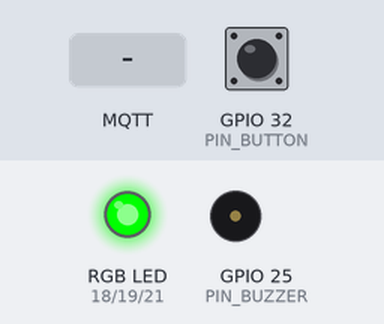
A program run on a simulated ESP32. Shown: an RGB LED mixed from three pins (HIGH = lit), buzzer (waves = sounding). Dashed ring = blinking. Inputs (shaded band) come from the test bench; at power-on: GPIO 32 (PIN_BUTTON) HIGH. WiFi joins after 1.5 s; servers stay silent unless stated; EEPROM starts erased; no MQTT or app messages arrive unless stated; the modem accepts every AT command (registered, SIM ready, sends succeed) and sends nothing else; pins used as bus, display or sensor lines are not drawn; what the program prints to the serial monitor is not drawn.

Above: at 6.4 s.
6.5 s: GPIO 32 (PIN_BUTTON) pulled LOW for 0.15 s
At 6.61 s:
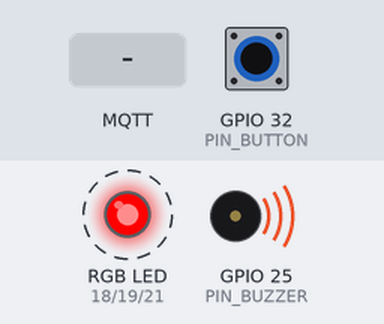
9.5 s: MQTT message "yellow" arrives on the third subscribed topic
At 9.6 s:
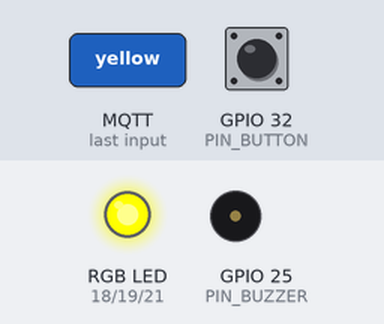
12.5 s: MQTT message "green" arrives on the third subscribed topic
At 12.6 s:
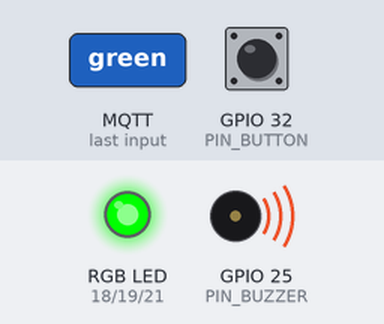
15.5 s: MQTT message "blue" arrives on the third subscribed topic
At 15.6 s:
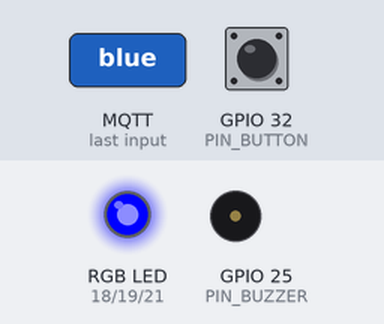
18.5 s: GPIO 32 (PIN_BUTTON) pulled LOW for 1 s
At 20.4 s:
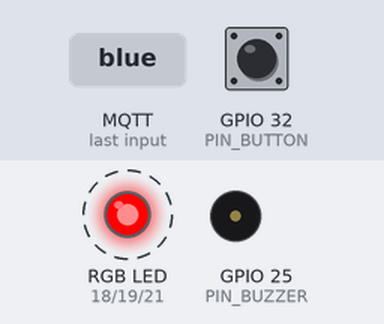
Timing chart, 0 to 22.5 s (numbered marks = the images above; inputs shaded):
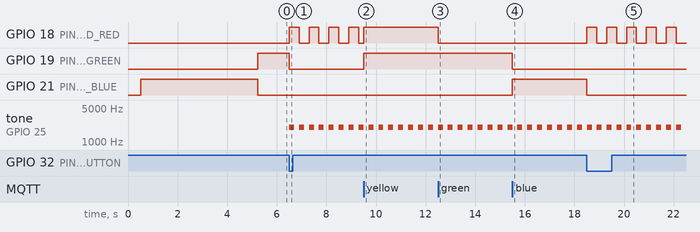

The program:

main.cpp
```cpp
// ============================================================
//  FALL DETECTION — ESP32 Main Firmware
//  GuardFall System · Nguyễn Vũ Hải Dương · MSSV: 42200226
//
//  Libraries cần cài đặt (Arduino Library Manager):
//    - PubSubClient by Nick O'Leary (v2.8+)
//    - ArduinoJson by Benoît Blanchon (v6+)
//    - WiFi (built-in ESP32)
// ============================================================

#include <Arduino.h>
#include <WiFi.h>
#include <PubSubClient.h>
#include <ArduinoJson.h>
#include <Preferences.h>

#include "config.h"
#include "led_rgb.h"
#include "sim_a7680c.h"
#include "button_isr.h"

// ── Objects ──────────────────────────────────────────────────
WiFiClient   wifiClient;
PubSubClient mqtt(wifiClient);

// ── State ────────────────────────────────────────────────────
bool     wifiConnected   = false;
bool     mqttConnected   = false;
bool     buzzerOn        = false;
uint32_t buzzerStartTime = 0;
uint32_t lastBuzzerBeep  = 0;
uint32_t lastHeartbeat   = 0;
uint32_t lastWifiCheck   = 0;

// ── Danh bạ ──────────────────────────────────────────────────
Preferences preferences;
String phoneList[MAX_PHONES];
int phoneCount = 0;

void loadContacts() {
  preferences.begin("guardfall", false);
  String jsonStr = preferences.getString("contacts", "[]");
  preferences.end();

  DynamicJsonDocument doc(1024);
  if (deserializeJson(doc, jsonStr) == DeserializationError::Ok) {
    JsonArray arr = doc.as<JsonArray>();
    phoneCount = 0;
    for (JsonVariant v : arr) {
      if (phoneCount < MAX_PHONES) {
        phoneList[phoneCount++] = v.as<String>();
      }
    }
    Serial.println("[NVS] Đã tải " + String(phoneCount) + " số điện thoại từ bộ nhớ");
  }
}

// ── Prototypes ────────────────────────────────────────────────
void connectWiFi();
void connectMQTT();
void mqttCallback(char* topic, byte* payload, unsigned int length);
void handleFallAlert(float confidence, bool isTest = false);
void handleEmergencyButton();
void publishHeartbeat();
void setBuzzer(bool on);


// ╔══════════════════════════════════════════════════════════╗
//  SETUP
// ╚══════════════════════════════════════════════════════════╝
void setup() {
  Serial.begin(115200);
  delay(500);

  Serial.println();
  Serial.println("========================================");
  Serial.println("  GuardFall ESP32 — Fall Detection");
  Serial.println("  MSSV: 42200226");
  Serial.println("========================================");

  // Khởi tạo ngoại vi
  ledInit();
  ledSet(LED_BLUE);       // Đang khởi động
  buttonInit();
  setBuzzer(false);
  pinMode(PIN_BUZZER, OUTPUT);

  // Tải danh bạ từ chip nhớ
  loadContacts();

  // Khởi tạo SIM 4G
#if ENABLE_SIM
  simInit();
  if (simIsReady()) {
    Serial.println("[SIM] Module A7680C sẵn sàng");
    int sig = simGetSignal();
    Serial.println("[SIM] Cường độ sóng: " + String(sig));
  } else {
    Serial.println("[SIM] Cảnh báo: Module không phản hồi");
  }
#else
  Serial.println("[SIM] Đã TẮT module SIM (Chế độ mô phỏng)");
#endif

  // Kết nối WiFi
  connectWiFi();

  // Cấu hình MQTT
  mqtt.setServer(MQTT_BROKER, MQTT_PORT);
  mqtt.setCallback(mqttCallback);
  mqtt.setBufferSize(512);

  if (wifiConnected) {
    connectMQTT();
  }

  ledSet(LED_GREEN);      // Sẵn sàng
  Serial.println("[System] Khởi động hoàn tất — Đang giám sát...");
}


// ╔══════════════════════════════════════════════════════════╗
//  LOOP
// ╚══════════════════════════════════════════════════════════╝
void loop() {
  uint32_t now = millis();

  // ── Xử lý LED nhấp nháy ──────────────────────────────────
  ledLoop();

  // ── Kiểm tra WiFi ────────────────────────────────────────
  if (now - lastWifiCheck > WIFI_RECONNECT_MS) {
    lastWifiCheck  = now;
    wifiConnected  = (WiFi.status() == WL_CONNECTED);
    if (!wifiConnected) {
      Serial.println("[WiFi] Mất kết nối — thử kết nối lại...");
      connectWiFi();
    }
  }

  // ── Xử lý MQTT ───────────────────────────────────────────
  if (wifiConnected) {
    if (!mqtt.connected()) {
      mqttConnected = false;
      connectMQTT();
    }
    if (mqtt.connected()) {
      mqtt.loop();
      mqttConnected = true;
    }
  }

  // ── Nút khẩn cấp ─────────────────────────────────────────
  if (buttonWasPressed()) {
    Serial.println("[Button] Nút khẩn cấp được nhấn!");
    handleEmergencyButton();
  }

  // ── Nháy còi ─────────────────────────────────────────────
  if (buzzerOn) {
    if (now - lastBuzzerBeep >= 400) {
      lastBuzzerBeep = now;
      tone(PIN_BUZZER, 2000, 200); // Kêu 2000Hz trong 200ms rồi tự tắt (ngắt quãng)
    }
  }

  // ── Heartbeat ────────────────────────────────────────────
  if (now - lastHeartbeat > HEARTBEAT_INTERVAL_MS) {
    lastHeartbeat = now;
    publishHeartbeat();
  }
}


// ╔══════════════════════════════════════════════════════════╗
//  WIFI
// ╚══════════════════════════════════════════════════════════╝
void connectWiFi() {
  Serial.print("[WiFi] Kết nối tới: ");
  Serial.println(WIFI_SSID);

  WiFi.begin(WIFI_SSID, WIFI_PASSWORD);
  ledSet(LED_BLUE);

  uint32_t start = millis();
  while (WiFi.status() != WL_CONNECTED && millis() - start < 15000) {
    delay(500);
    Serial.print(".");
  }

  if (WiFi.status() == WL_CONNECTED) {
    wifiConnected = true;
    Serial.println();
    Serial.print("[WiFi] Kết nối thành công! IP: ");
    Serial.println(WiFi.localIP());
    ledSet(LED_GREEN);
  } else {
    wifiConnected = false;
    Serial.println();
    Serial.println("[WiFi] Thất bại — Dùng SIM 4G làm fallback");
    ledSet(LED_YELLOW);
  }
}


// ╔══════════════════════════════════════════════════════════╗
//  MQTT
// ╚══════════════════════════════════════════════════════════╝
void connectMQTT() {
  Serial.print("[MQTT] Kết nối tới ");
  Serial.print(MQTT_BROKER);
  Serial.print(":");
  Serial.println(MQTT_PORT);

  uint8_t retries = 0;
  while (!mqtt.connected() && retries < 3) {
    if (mqtt.connect(MQTT_CLIENT_ID)) {
      Serial.println("[MQTT] Kết nối thành công!");

      // Subscribe các topic
      mqtt.subscribe(TOPIC_ALERT);
      mqtt.subscribe(TOPIC_BUZZER);
      mqtt.subscribe(TOPIC_LED);
      mqtt.subscribe(TOPIC_COMMAND);
      mqtt.subscribe(TOPIC_MONITORING);
      mqtt.subscribe(TOPIC_CONTACTS);

      Serial.println("[MQTT] Đã subscribe: " + String(TOPIC_ALERT)
        + ", " + TOPIC_BUZZER + ", " + TOPIC_LED + ", " + TOPIC_CONTACTS);

      // Thông báo online
      mqtt.publish(TOPIC_STATUS, "{\"status\":\"online\",\"device\":\"ESP32-GuardFall\"}");
    } else {
      Serial.print("[MQTT] Lỗi, rc=");
      Serial.println(mqtt.state());
      delay(2000);
    }
    retries++;
  }
}

// ── MQTT Callback ─────────────────────────────────────────────
void mqttCallback(char* topic, byte* payload, unsigned int length) {
  String topicStr  = String(topic);
  String payloadStr = "";
  for (unsigned int i = 0; i < length; i++) {
    payloadStr += (char)payload[i];
  }

  Serial.println("[MQTT] " + topicStr + " → " + payloadStr);

  // fall/led: green | yellow | red | off
  if (topicStr == TOPIC_LED) {
    ledSetFromString(payloadStr);
    return;
  }

  // fall/buzzer: ON | OFF
  if (topicStr == TOPIC_BUZZER) {
    setBuzzer(payloadStr == "ON");
    return;
  }

  // fall/alert: JSON với confidence
  if (topicStr == TOPIC_ALERT) {
    DynamicJsonDocument doc(512);
    if (deserializeJson(doc, payloadStr) == DeserializationError::Ok) {
      float conf = doc["confidence"] | 0.0f;
      bool is_test = doc["is_test"] | false;
      handleFallAlert(conf / 100.0f, is_test); // convert % → 0-1
    } else {
      handleFallAlert(0.7f, false);
    }
    return;
  }

  // fall/contacts: Cập nhật danh sách số điện thoại
  if (topicStr == TOPIC_CONTACTS) {
    DynamicJsonDocument doc(1024);
    if (deserializeJson(doc, payloadStr) == DeserializationError::Ok) {
      JsonArray arr = doc.as<JsonArray>();
      phoneCount = 0;
      for (JsonVariant v : arr) {
        if (phoneCount < MAX_PHONES) {
          phoneList[phoneCount++] = v.as<String>();
        }
      }
      // Lưu vào NVS
      preferences.begin("guardfall", false);
      preferences.putString("contacts", payloadStr);
      preferences.end();

      Serial.println("[MQTT] Đã cập nhật " + String(phoneCount) + " số điện thoại vào bộ nhớ");
    }
    return;
  }

  // esp32/command
  if (topicStr == TOPIC_COMMAND) {
    if (payloadStr == "buzzer_off") setBuzzer(false);
    else if (payloadStr == "reset") {
      setBuzzer(false);
      ledSet(LED_GREEN);
    }
    else if (payloadStr == "test") {
      Serial.println("[CMD] Test: LED đỏ nháy 3s");
      ledSet(LED_BLINK_RED);
      setBuzzer(true);
      delay(3000);
      setBuzzer(false);
      ledSet(LED_GREEN);
    }
    return;
  }
}


// ╔══════════════════════════════════════════════════════════╗
//  ALERT HANDLERS
// ╚══════════════════════════════════════════════════════════╝
void handleFallAlert(float confidence, bool isTest) {
  Serial.println("[FALL] Phát hiện té ngã! Độ tin cậy: " + String(confidence * 100, 1) + "%" + (isTest ? " (TEST)" : ""));

  // 1. LED đỏ nháy + còi
  ledSet(LED_BLINK_RED);
  setBuzzer(true);

  if (isTest) {
    Serial.println("[SIM] Đây là lệnh TEST từ Web, bỏ qua việc gửi SMS.");
    return;
  }

  // 2. Gửi SMS qua SIM 4G (Chỉ gửi khi có sự cố thật)
#if ENABLE_SIM
  Serial.println("[SIM] Gửi SMS 4G cảnh báo té ngã");
  simSendFallAlert(confidence);
#else
  Serial.println("[SIM] (SIM đang TẮT ở chế độ mô phỏng)");
#endif
}

void handleEmergencyButton() {
  // 1. LED đỏ nháy + còi ngay lập tức
  ledSet(LED_BLINK_RED);
  setBuzzer(true);

  // 2. Publish MQTT (nếu có WiFi)
  if (mqttConnected) {
    String payload = "{\"event\":\"EMERGENCY_BUTTON\",\"source\":\"button\"}";
    mqtt.publish(TOPIC_EMERGENCY, payload.c_str());
    Serial.println("[MQTT] Đã publish emergency");
  }

  // 3. Gửi SMS khẩn cấp qua SIM 4G (Luôn gửi đồng thời)
#if ENABLE_SIM
  Serial.println("[SIM] Gửi SMS khẩn cấp (Nút nhấn)");
  simSendEmergency();
#else
  Serial.println("[SIM] (SIM đang TẮT ở chế độ mô phỏng)");
#endif
}


// ╔══════════════════════════════════════════════════════════╗
//  UTILITIES
// ╚══════════════════════════════════════════════════════════╝
void setBuzzer(bool on) {
  buzzerOn = on;
  if (on) {
    buzzerStartTime = millis();
    lastBuzzerBeep = 0; // Để loop() kích hoạt còi ngay
  } else {
    noTone(PIN_BUZZER);
    digitalWrite(PIN_BUZZER, LOW);
  }
  Serial.println("[Buzzer] " + String(on ? "BẬT" : "TẮT"));
}

void publishHeartbeat() {
  if (!mqttConnected) return;

  DynamicJsonDocument doc(512);
  doc["status"]      = "online";
  doc["wifi"]        = wifiConnected;
  doc["ip"]          = WiFi.localIP().toString();
  doc["rssi"]        = WiFi.RSSI();
  doc["buzzer"]      = buzzerOn;
  doc["uptime_s"]    = millis() / 1000;
  doc["free_heap"]   = ESP.getFreeHeap();

  String payload;
  serializeJson(doc, payload);
  mqtt.publish(TOPIC_STATUS, payload.c_str());
  Serial.println("[Heartbeat] " + payload);
}
```

button_isr.h
```cpp
// ============================================================
//  BUTTON ISR — Emergency Button Handler
//  GPIO 33, INPUT_PULLUP, ngắt FALLING
// ============================================================
#pragma once
#include <Arduino.h>
#include "config.h"

// Flag từ ISR → đọc trong loop()
static volatile bool _buttonPressed = false;
static volatile uint32_t _lastBtnTime = 0;

// ── ISR handler ───────────────────────────────────────────────
void IRAM_ATTR buttonISR() {
  uint32_t now = millis();
  // Debounce: bỏ qua nếu < BUTTON_DEBOUNCE_MS từ lần trước
  if (now - _lastBtnTime > BUTTON_DEBOUNCE_MS) {
    _buttonPressed = true;
    _lastBtnTime   = now;
  }
}

// ── Init ─────────────────────────────────────────────────────
void buttonInit() {
  pinMode(PIN_BUTTON, INPUT_PULLUP);
  attachInterrupt(digitalPinToInterrupt(PIN_BUTTON),
                  buttonISR,
                  FALLING);
  Serial.println("[Button] Nút khẩn cấp GPIO " + String(PIN_BUTTON) + " sẵn sàng");
}

// ── Kiểm tra trong loop() ─────────────────────────────────────
// Trả về true nếu nút vừa được nhấn (chỉ báo 1 lần)
bool buttonWasPressed() {
  if (_buttonPressed) {
    _buttonPressed = false;
    return true;
  }
  return false;
}
```

led_rgb.h
```cpp
// ============================================================
//  LED RGB CONTROLLER — GuardFall ESP32
//  Mạch thật: PIN_LED_RED=18, GREEN=19, BLUE=21
//  Common Cathode: HIGH = sáng, LOW = tắt
//  Dùng digitalWrite (không cần PWM — giống code test đã kiểm tra)
// ============================================================
#pragma once
#include <Arduino.h>
#include "config.h"

enum LedState { LED_OFF, LED_GREEN, LED_YELLOW, LED_RED, LED_BLUE, LED_BLINK_RED };

static LedState _currentLed  = LED_GREEN;
static bool     _blinkOn     = false;
static uint32_t _blinkTimer  = 0;
static uint16_t _blinkPeriod = 400;

// ── Hàm nội bộ ────────────────────────────────────────────────
static void _setRGB(bool r, bool g, bool b) {
  digitalWrite(PIN_LED_RED,   r ? HIGH : LOW);
  digitalWrite(PIN_LED_GREEN, g ? HIGH : LOW);
  digitalWrite(PIN_LED_BLUE,  b ? HIGH : LOW);
}

// ── API công khai ──────────────────────────────────────────────

void ledInit() {
  pinMode(PIN_LED_RED,   OUTPUT);
  pinMode(PIN_LED_GREEN, OUTPUT);
  pinMode(PIN_LED_BLUE,  OUTPUT);
  _setRGB(false, false, false);
  Serial.println("[LED] Init OK — R=" + String(PIN_LED_RED)
    + " G=" + String(PIN_LED_GREEN)
    + " B=" + String(PIN_LED_BLUE));
}

void ledSet(LedState state, uint16_t blinkMs = 400) {
  _currentLed  = state;
  _blinkPeriod = blinkMs;
  _blinkOn     = true;
  _blinkTimer  = millis();

  switch (state) {
    case LED_OFF:       _setRGB(false, false, false); break; // Tắt
    case LED_GREEN:     _setRGB(false, true,  false); break; // Xanh lá
    case LED_YELLOW:    _setRGB(true,  true,  false); break; // Vàng (R+G)
    case LED_RED:       _setRGB(true,  false, false); break; // Đỏ solid
    case LED_BLUE:      _setRGB(false, false, true ); break; // Xanh dương
    case LED_BLINK_RED: _setRGB(true,  false, false); break; // Đỏ (sẽ nháy trong loop)
  }
}

// Gọi trong loop() để xử lý nhấp nháy
void ledLoop() {
  if (_currentLed != LED_BLINK_RED) return;
  if (millis() - _blinkTimer >= _blinkPeriod) {
    _blinkTimer = millis();
    _blinkOn    = !_blinkOn;
    _setRGB(_blinkOn, false, false);
  }
}

// Parse string từ MQTT topic "fall/led"
void ledSetFromString(const String& color) {
  if      (color == "red")    ledSet(LED_BLINK_RED);
  else if (color == "yellow") ledSet(LED_YELLOW);
  else if (color == "green")  ledSet(LED_GREEN);
  else if (color == "blue")   ledSet(LED_BLUE);
  else if (color == "off")    ledSet(LED_OFF);
  Serial.println("[LED] Set: " + color);
}
```

config.h
```cpp
// ============================================================
//  CONFIG — GuardFall ESP32 System
//  Sửa các giá trị này trước khi nạp firmware
// ============================================================
#pragma once

// --- WiFi ---
#define WIFI_SSID       "Duong"
#define WIFI_PASSWORD   "27102004"

// --- MQTT Broker (IP máy tính chạy Python server) ---
#define MQTT_BROKER     "10.153.191.122"   // ← IP LAN máy tính của bạn
#define MQTT_PORT       1883
#define MQTT_CLIENT_ID  "esp32-guardfall"

// --- MQTT Topics ---
#define TOPIC_ALERT     "fall/alert"
#define TOPIC_BUZZER    "fall/buzzer"
#define TOPIC_LED       "fall/led"
#define TOPIC_STATUS    "fall/status"
#define TOPIC_EMERGENCY "fall/emergency"
#define TOPIC_COMMAND   "fall/command"
#define TOPIC_MONITORING "fall/monitoring"
#define TOPIC_CONTACTS  "fall/contacts"

// --- Pin mapping (đã kiểm tra trên mạch thật) ---
//  LED RGB (common cathode): HIGH = sáng
#define PIN_LED_RED     18    // LED Red
#define PIN_LED_GREEN   19    // LED Green
#define PIN_LED_BLUE    21    // LED Blue
//  Còi passive buzzer
#define PIN_BUZZER      25    // Buzzer
//  Nút khẩn cấp
#define PIN_BUTTON      32    // INPUT_PULLUP, ngắt FALLING
//  SIM A7680C — Serial2
//  ESP RX=17 ← SIM TX | ESP TX=16 → SIM RX
#define PIN_SIM_RX      17    // ESP32 Serial2 RX (nối với SIM TX)
#define PIN_SIM_TX      16    // ESP32 Serial2 TX (nối với SIM RX)
#define PIN_SIM_RST     4     // Reset SIM module (Active LOW)

// --- SIM 4G ---
#define ENABLE_SIM      1      // 0: Tắt SIM (chế độ mô phỏng), 1: Bật SIM (chế độ thực tế)
#define SIM_BAUD        115200

// --- Timing ---
#define HEARTBEAT_INTERVAL_MS  10000   // 10 giây gửi heartbeat
#define BUTTON_DEBOUNCE_MS     300     // debounce nút nhấn
#define BUZZER_AUTO_OFF_MS     30000   // tự tắt còi sau 30 giây
#define WIFI_RECONNECT_MS      5000    // thử kết nối lại WiFi
#define SIM_CMD_TIMEOUT_MS     5000    // timeout AT command
```

Source omitted: sim_a7680c.h (4023 bytes)

Measured:
- after the input at 6.5 s, GPIO 18 (PIN_LED_RED): alternates HIGH for 0.40 s and LOW for 0.40 s, starting at once; GPIO 19 (PIN_LED_GREEN): HIGH → LOW at once; tone on GPIO 25 (PIN_BUZZER): alternates 2000 Hz for 0.20 s and silent for 0.20 s, starting at once
- after the input at 9.5 s, GPIO 19 (PIN_LED_GREEN): LOW → HIGH at once
- after the input at 12.5 s, GPIO 18 (PIN_LED_RED): HIGH → LOW at once
- after the input at 15.5 s, GPIO 19 (PIN_LED_GREEN): HIGH → LOW at once; GPIO 21 (PIN_LED_BLUE): LOW → HIGH at once
- after the input at 18.5 s, GPIO 18 (PIN_LED_RED): alternates HIGH for 0.40 s and LOW for 0.40 s, starting at once; GPIO 21 (PIN_LED_BLUE): HIGH → LOW at once
